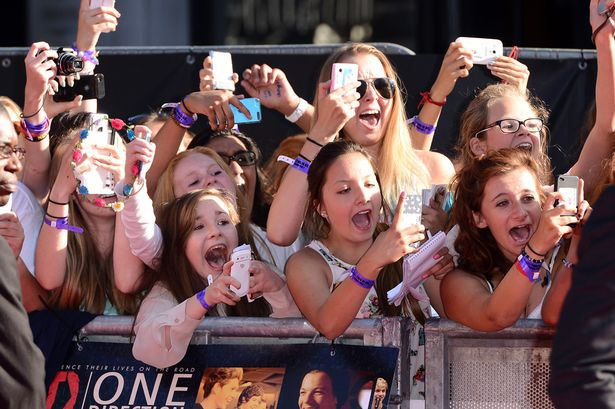
#> input picture Face Detection/image2.jpg, 615 x 409 px, found by its file name
$ python face_detection.py
#> lines starting #> are read from the running program, lines starting #| are printed output that depends on the picture; after the words box and inside, x2 and y2 are one past the last pixel; in counts of white or black regions, pixels touching at a corner belong together
import numpy as np
import cv2
## Import image from directory ##
img = cv2.imread("H:\Projects\OpenCV\Face Detection\image2.jpg")
#> img is the input picture: shape (409, 615, 3); mean B, G, R 82.4, 81.7, 108.8
print(img.shape)
#| (409, 615, 3)
## FaceCascade haar file is fetched from directory ##
faceCascade = cv2.CascadeClassifier("H:\Projects\OpenCV\Face Detection\haarcascade_frontalface_default.xml")
## make the image to gary image ##
gray_img = cv2.cvtColor(img,cv2.COLOR_BGR2GRAY)
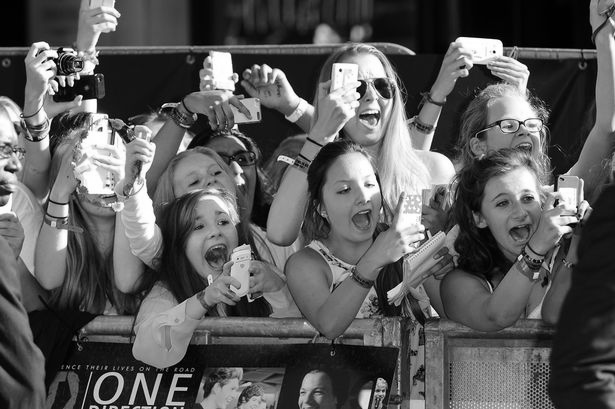
#> gray_img: shape (409, 615); min 0, max 255, mean 89.9
## Detect faces from the image using haar cacsade method ##
faces = faceCascade.detectMultiScale(gray_img,1.1, 4)
#> faces = [[330, 58, 81, 81], [476, 169, 81, 81]]
## make bounded rectangle to represent faces ##
for (x,y,w,h) in faces:
    cv2.rectangle(img,(x,y),(x+w,y+h),(0,0,255),3)
#> this loop made 2 passes
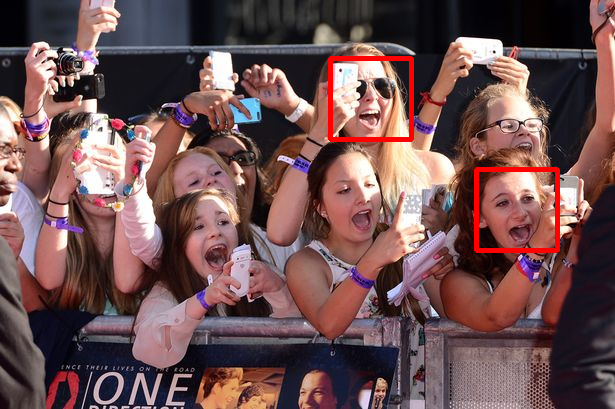
#> img: shape (409, 615, 3); 1.28% of pixels changed, all inside (x1, y1, x2, y2) = (328, 56, 560, 253)

cv2.imshow("Result", img)


cv2.waitKey(0)
